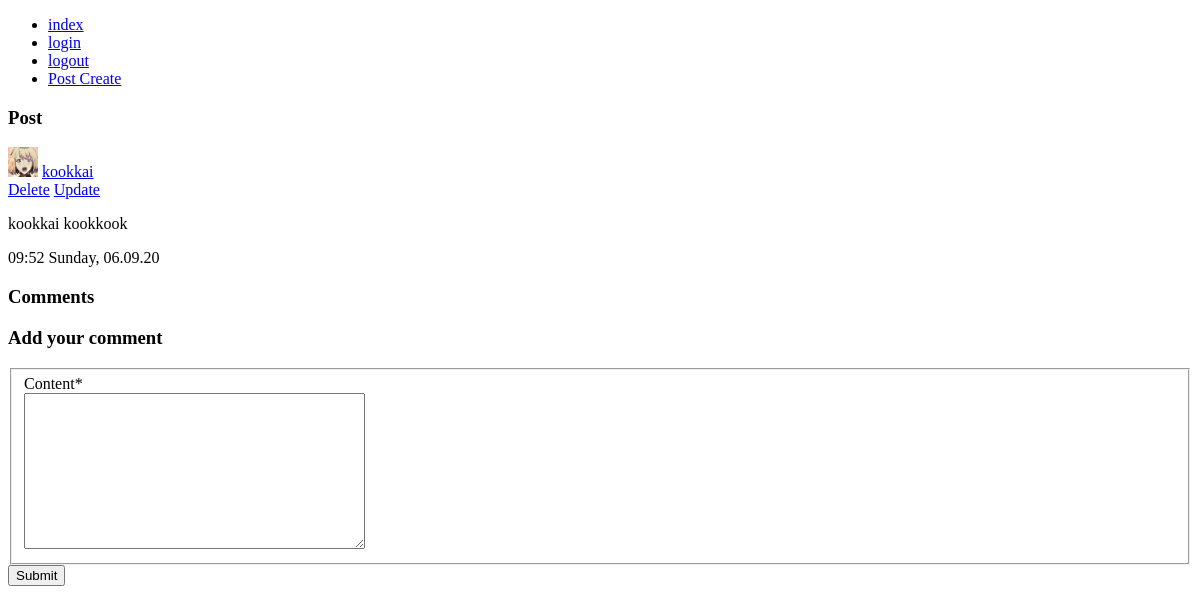
The page /post/6/ (signed in) on the database as committed earlier.
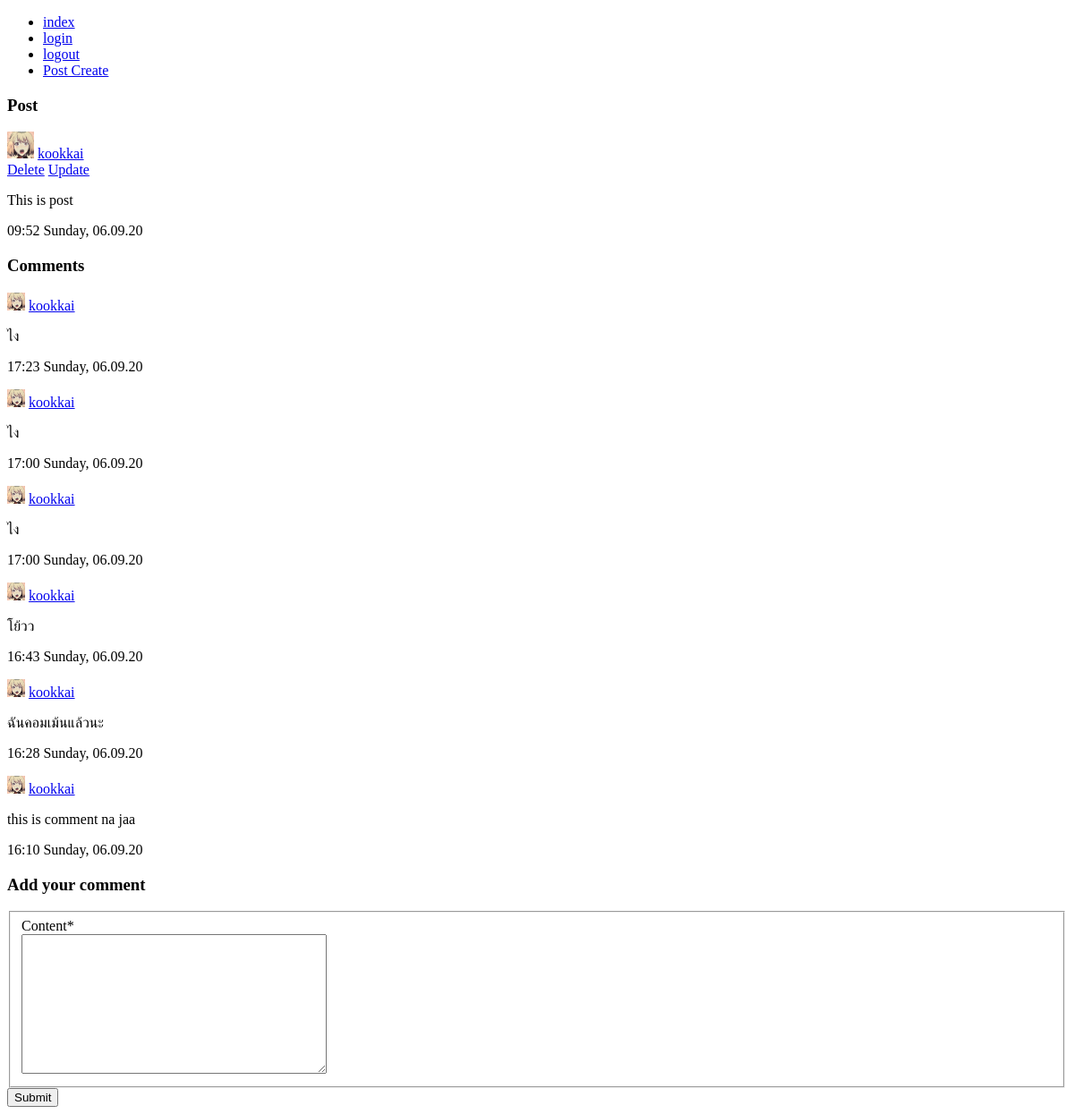
The same page on the database as committed later.
### blog/models.py (models this page shows, shortened)
class Post(models.Model):
    content = models.TextField(max_length=280)
    date_posted = models.DateTimeField(default = timezone.now)
    likes = models.IntegerField(default=0)
    dislikes = models.IntegerField(default=0)
    author = models.ForeignKey(User,on_delete=models.CASCADE)

class Comment(models.Model):
    content = models.TextField(max_length=280)
    post_connected = models.ForeignKey(Post,on_delete=models.CASCADE)
    author = models.ForeignKey(User,on_delete=models.CASCADE)
    date_posted = models.DateTimeField(default=timezone.now)

### users/models.py (models this page shows, shortened)
class Profile(models.Model):
    user = models.OneToOneField(User,on_delete=models.CASCADE)
    image = models.ImageField(default='default.png',upload_to='profile-pictures')

### blog/views.py (the view)
# urls.py: path('post/<int:pk>/',PostDetail.as_view(),name='post-detail'),
class PostDetail(DetailView):
    model = Post
    template_name = 'blog/post-detail.html'
    context_object_name = 'post'
    def get_context_data(self, **kwargs):
        data = super().get_context_data(**kwargs)
        comments_connected = Comment.objects.filter(post_connected=self.get_object()).order_by('-date_posted')
        data['comments'] = comments_connected
        data['form'] = UserCommentForm(instance=self.request.user)
        return data
    def post(self, request, *args, **kwargs):
        new_comment = Comment(content=request.POST.get('content'),
                              author=self.request.user,
                              post_connected=self.get_object())
        new_comment.save()
        return self.get(self, request, *args, **kwargs)

### blog/forms.py
class UserCommentForm(forms.ModelForm):
    class Meta:
        model = Comment
        fields = ['content']

### blog/templates/blog/post-detail.html (shortened to what this page needs)
{% extends "blog/base.html" %}
{% load crispy_forms_tags %}
{% block content %}
    <h3 class="">
        Post
    </h3>
  <img style="width: 30px; height: 30px;"
       src="{{ post.author.profile.image.url }}">
  <a href="{% url 'user-posts' post.author %}">{{ post.author }} </a>
  <div>
    {% if post.author == user %}
    <a  href="{% url 'post-delete' post.id %}">Delete</a>
    <a  href="{% url 'post-update' post.id %}">Update</a>
    {%  endif %}
 </div>
  <a>
    <p>{{ post.content }}</p>
    <p> {{ post.date_posted | date:"H:i l, d.m.y" }}</p>
  </a>
  <h3>
      Comments
  </h3>
{% for comment in comments %}
  <div>
    <div>
      <div>
    <img style="width: 20px; height: 20px;"
         src="{{ comment.author.profile.image.url }}">
    <a  href="{% url 'user-posts' comment.author.username %}">
        {{ comment.author }}
    </a>
  </div>
</div>
  <p>
      {{ comment.content }}
  </p>
  <p>{{ comment.date_posted | date:"H:i l, d.m.y" }}</p>
</div>
{% endfor %}
        {% if user is not None %}
                <h3>Add your comment</h3>
                <form method="POST" action="">
                    <fieldset>
                        {{ form | crispy }}
                    </fieldset>
                    <div>
                        <button  type="submit">Submit</button>
                    </div>
                </form>
        {% endif %}
{% endblock content %}

### blog/templates/blog/base.html (shortened to what this page needs)
{% load static %}
<!DOCTYPE html>
<html lang="en" dir="ltr">
  <head>
  </head>
  <body>
    <nav>
      <ul>
        <li><a href="/">index</a></li>
        <li>  <a href="/login">login</a></li>
        <li>  <a href="/logout">logout</a></li>
        <li><a href="/post/new">Post Create</a></li>
      </ul>
    </nav>
    {% block content %}
    {% endblock content %}
  </body>
</html>

Rows that differ between the two databases and show on the page:
changed Post "09:52 Sunday, 06.09.20": content "kookkai kookkook" → "This is post"
added Comment: author.profile.image (picture), author "kookkai", content "ไง", date_posted "17:23 Sunday, 06.09.20"
added Comment: author.profile.image (picture), author "kookkai", content "ไง", date_posted "17:00 Sunday, 06.09.20"
added Comment: author.profile.image (picture), author "kookkai", content "ไง", date_posted "17:00 Sunday, 06.09.20"
added Comment: author.profile.image (picture), author "kookkai", content "โย้วว", date_posted "16:43 Sunday, 06.09.20"
added Comment: author.profile.image (picture), author "kookkai", content "ฉันคอมเม้นแล้วนะ", date_posted "16:28 Sunday, 06.09.20"
added Comment: author.profile.image (picture), author "kookkai", content "this is comment na jaa", date_posted "16:10 Sunday, 06.09.20"
